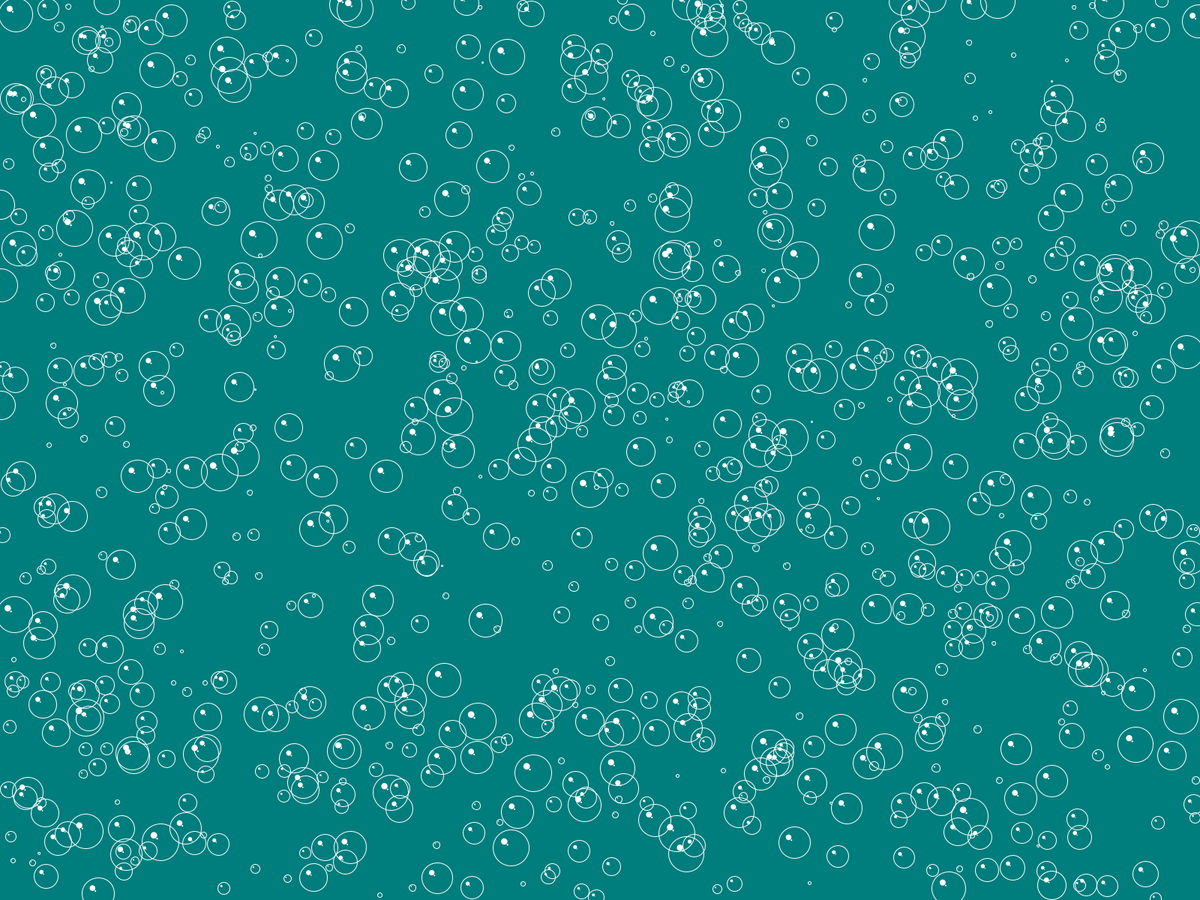
Frame 1 (no input)
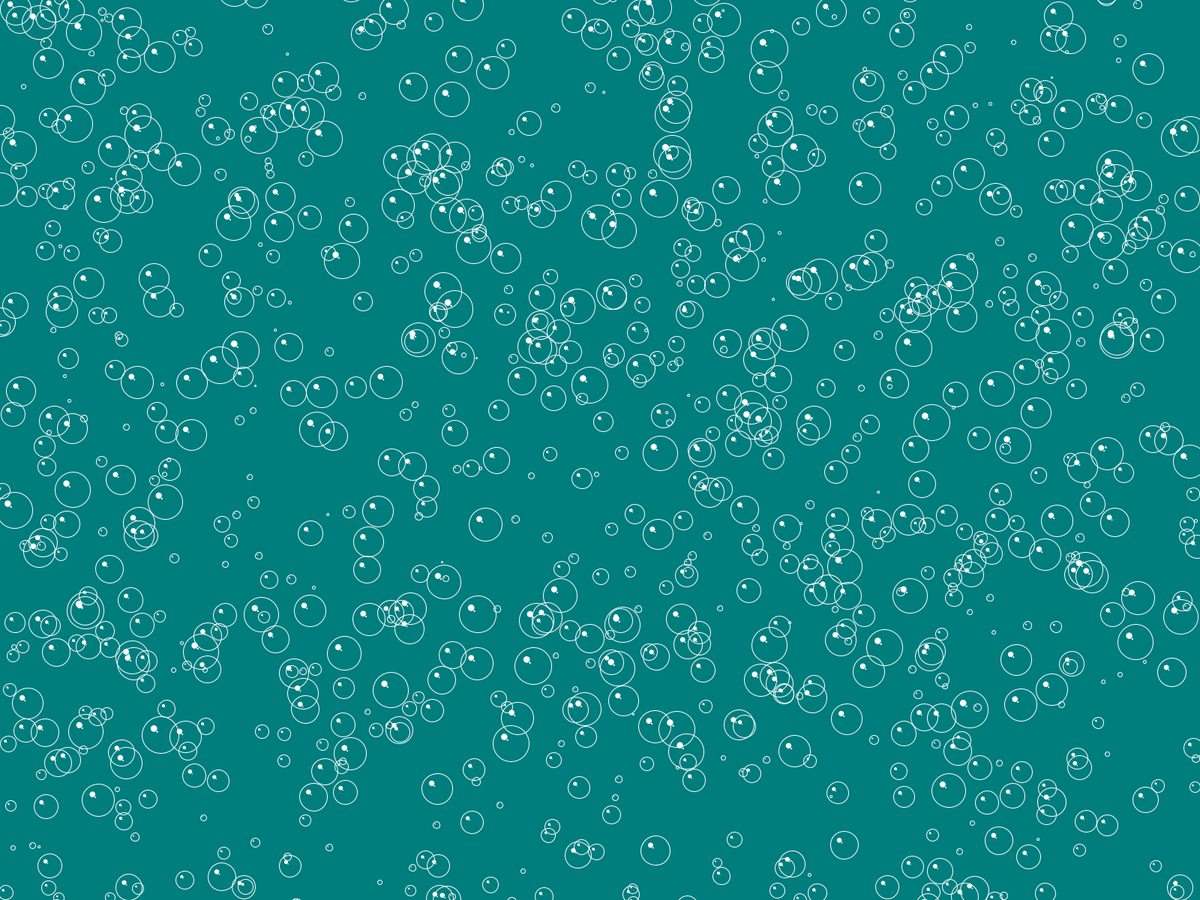
Frame 60 (the mouse pressed at the canvas centre just before this capture)
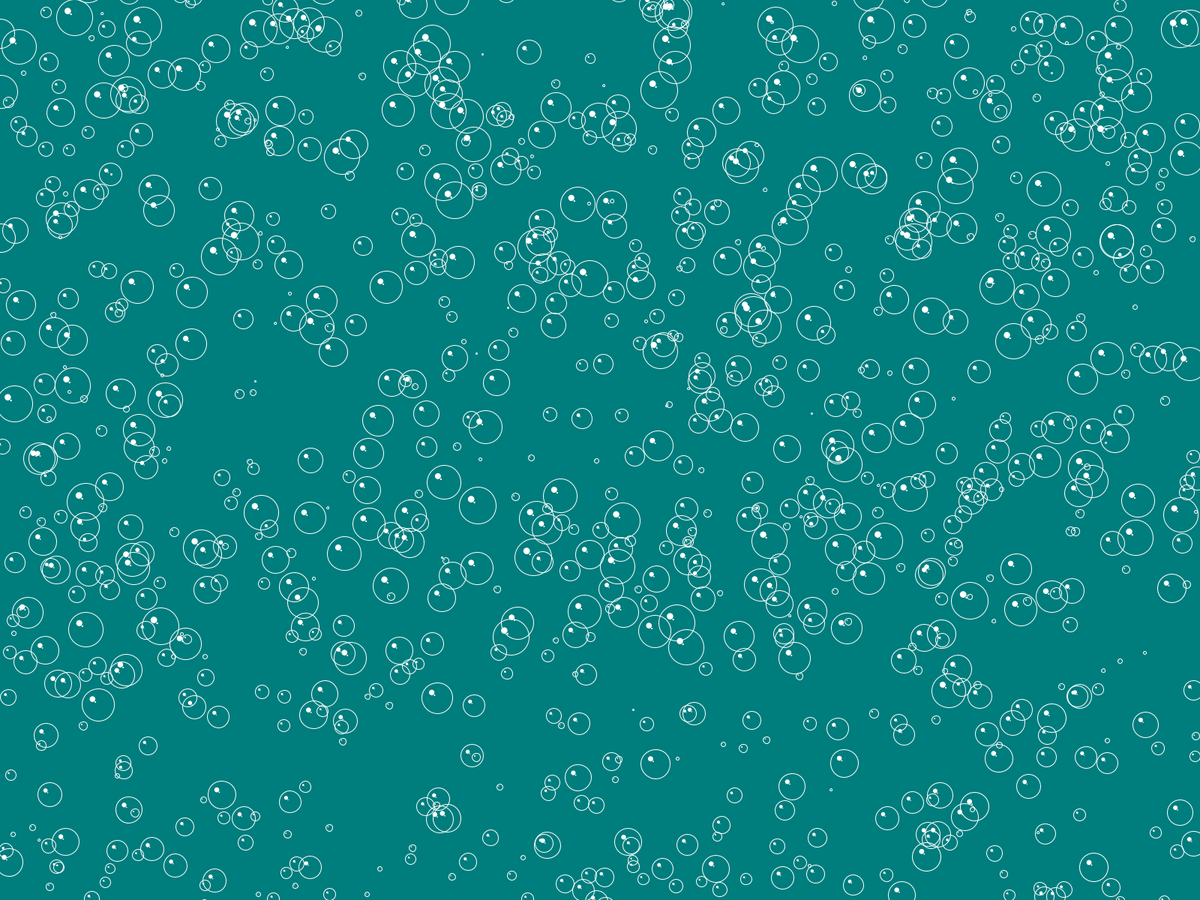
Frame 120 (the mouse held since frame 60 and released just before this capture)

The Processing sketch that drew these frames (run headless with seeded random() and noise(); from frame 60 on, the mouse is pressed at the canvas centre):

// Processing sketch: Bubbles
// ── Bubbles.pde
float pressue = 9.85;
int bubbleCount = 1000; 
Bubble[] bubbles = new Bubble[bubbleCount];

void setup()
{
  //size(500,750); // setting up a picture frame vibe :) 
  fullScreen(); 
  for(int i = 0 ; i < bubbleCount; i ++){
    bubbles[i] = new Bubble((int)random(0, width), (int)random(0, height), (int)random(2, 50));
    
  } 
} 

void draw()
{
  background(0,125,125); 

  for( int i =0; i < bubbles.length; i ++){
    Bubble b = bubbles[i]; 
    b.Update(); 
    b.Render(); 
    
  } 
  
}

// ── Classes_.pde
class Bubble{
  
  PVector pos; 
  int size; 
  float speed =0; 
  
  Bubble()
  {
    
  }
  
  Bubble(int x, int y, int size){
    pos = new PVector(x,y);
    this.size = size;
    speed = (pressue * size) * 0.005f; 
  } 
  
  void Update()
  {
    pos.y -= speed;
    if(pos.y + (size/2) < 0){
      pos.y = height + (size /2); 
      pos.x = random(0, width); 
      size = (int)random(2, 40); 
      speed = (pressue * size) * 0.005f;
    } 
  } 
  
  
  void Render()
  {
    noFill();
    stroke(255); 
    ellipse(pos.x, pos.y, size, size); 
    noStroke(); 
    fill(255);
    ellipse(pos.x- (size * 0.18f), pos.y - (size * 0.18f), size * 0.18f, size * 0.18f); 
     ellipse(pos.x- (size * 0.09f), pos.y - (size * 0.09f), size * 0.05f, size * 0.05f); 
    
  } 
  
  
  
  
  
  
  
} 
